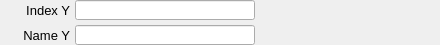
    <widget class="PyDMFrame" name="composite_4">
      <property name="geometry">
        <rect>
          <x>5</x>
          <y>195</y>
          <width>440</width>
          <height>45</height>
        </rect>
      </property>
      <widget class="QLabel" name="text_7">
        <property name="geometry">
          <rect>
            <x>0</x>
            <y>0</y>
            <width>70</width>
            <height>20</height>
          </rect>
        </property>
        <property name="text">
          <string>Index Y</string>
        </property>
        <property name="font" stdset="0">
          <font>
            <pointsize>10</pointsize>
          </font>
        </property>
        <property name="brush" stdset="0">
          <brush brushstyle="SolidPattern">
            <color alpha="255">
              <red>0</red>
              <green>0</green>
              <blue>0</blue>
            </color>
          </brush>
        </property>
        <property name="toolTip">
          <string>text_7</string>
        </property>
        <property name="alignment">
          <set>Qt::AlignRight|Qt::AlignTrailing|Qt::AlignVCenter</set>
        </property>
        <property name="styleSheet">
          <string notr="true">QLabel#text_7 {
  color: rgb(0, 0, 0);
  }</string>
        </property>
      </widget>
      <widget class="PyDMLineEdit" name="text_entry_4">
        <property name="geometry">
          <rect>
            <x>75</x>
            <y>0</y>
            <width>180</width>
            <height>20</height>
          </rect>
        </property>
        <property name="channel" stdset="0">
          <string>ca://${prefix}PosIndexDimY</string>
        </property>
        <property name="toolTip">
          <string>${prefix}PosIndexDimY</string>
        </property>
        <property name="font" stdset="0">
          <font>
            <pointsize>10</pointsize>
          </font>
        </property>
        <property name="styleSheet">
          <string notr="true">PyDMLineEdit#text_entry_4 {
  color: rgb(0, 0, 0);
  background-color: rgb(115, 223, 255);
  border: 1px solid black;
  margin: 0px;
  padding: 0px;
  spacing: 0px;
  }</string>
        </property>
      </widget>
      <widget class="PyDMLabel" name="text_update_5">
        <property name="geometry">
          <rect>
            <x>260</x>
            <y>1</y>
            <width>180</width>
            <height>18</height>
          </rect>
        </property>
        <property name="toolTip">
          <string>PV: ${prefix}PosIndexDimY_RBV</string>
        </property>
        <property name="channel" stdset="0">
          <string>ca://${prefix}PosIndexDimY_RBV</string>
        </property>
        <property name="font" stdset="0">
          <font>
            <pointsize>10</pointsize>
          </font>
        </property>
        <property name="alignment">
          <set>Qt::AlignLeading|Qt::AlignLeft|Qt::AlignVCenter</set>
        </property>
        <property name="textInteractionFlags">
          <set>Qt::TextSelectableByKeyboard|Qt::TextSelectableByMouse</set>
        </property>
        <property name="styleSheet">
          <string notr="true">PyDMLabel#text_update_5 {
  color: rgb(10, 0, 184);
  background-color: rgb(187, 187, 187);
  }</string>
        </property>
      </widget>
      <widget class="QLabel" name="text_8">
        <property name="geometry">
          <rect>
            <x>10</x>
            <y>25</y>
            <width>60</width>
            <height>20</height>
          </rect>
        </property>
        <property name="text">
          <string>Name Y</string>
        </property>
        <property name="font" stdset="0">
          <font>
            <pointsize>10</pointsize>
          </font>
        </property>
        <property name="brush" stdset="0">
          <brush brushstyle="SolidPattern">
            <color alpha="255">
              <red>0</red>
              <green>0</green>
              <blue>0</blue>
            </color>
          </brush>
        </property>
        <property name="toolTip">
          <string>text_8</string>
        </property>
        <property name="alignment">
          <set>Qt::AlignRight|Qt::AlignTrailing|Qt::AlignVCenter</set>
        </property>
        <property name="styleSheet">
          <string notr="true">QLabel#text_8 {
  color: rgb(0, 0, 0);
  }</string>
        </property>
      </widget>
      <widget class="PyDMLabel" name="text_update_6">
        <property name="geometry">
          <rect>
            <x>260</x>
            <y>26</y>
            <width>180</width>
            <height>18</height>
          </rect>
        </property>
        <property name="toolTip">
          <string>PV: ${prefix}PosNameDimY_RBV</string>
        </property>
        <property name="channel" stdset="0">
          <string>ca://${prefix}PosNameDimY_RBV</string>
        </property>
        <property name="font" stdset="0">
          <font>
            <pointsize>10</pointsize>
          </font>
        </property>
        <property name="alignment">
          <set>Qt::AlignLeading|Qt::AlignLeft|Qt::AlignVCenter</set>
        </property>
        <property name="textInteractionFlags">
          <set>Qt::TextSelectableByKeyboard|Qt::TextSelectableByMouse</set>
        </property>
        <property name="styleSheet">
          <string notr="true">PyDMLabel#text_update_6 {
  color: rgb(10, 0, 184);
  background-color: rgb(187, 187, 187);
  }</string>
        </property>
      </widget>
      <widget class="PyDMLineEdit" name="text_entry_5">
        <property name="geometry">
          <rect>
            <x>75</x>
            <y>25</y>
            <width>180</width>
            <height>20</height>
          </rect>
        </property>
        <property name="channel" stdset="0">
          <string>ca://${prefix}PosNameDimY</string>
        </property>
        <property name="toolTip">
          <string>${prefix}PosNameDimY</string>
        </property>
        <property name="font" stdset="0">
          <font>
            <pointsize>10</pointsize>
          </font>
        </property>
        <property name="styleSheet">
          <string notr="true">PyDMLineEdit#text_entry_5 {
  color: rgb(0, 0, 0);
  background-color: rgb(115, 223, 255);
  border: 1px solid black;
  margin: 0px;
  padding: 0px;
  spacing: 0px;
  }</string>
        </property>
      </widget>
    </widget>
